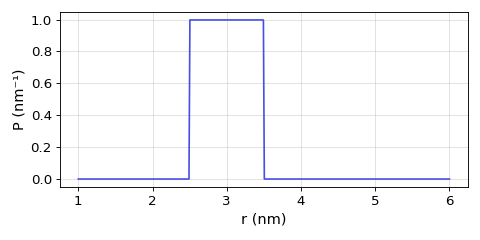

The script that drew this image:
import deerlab as dl
import matplotlib.pyplot as plt 
import numpy as np 

model = dl.dd_uniform
r = np.linspace(1,6,400)
par0 = model.getmetadata()['par0']
P = model(r,*par0)
plt.figure(figsize=[6,3])
plt.plot(r,P,color='#4550e6')
plt.xlabel('r (nm)',fontsize=13)
plt.ylabel('P (nm⁻¹)',fontsize=13)
plt.grid(alpha=0.4)
plt.tick_params(labelsize=12)
plt.tick_params(labelsize=12)
plt.tight_layout()
plt.show()
